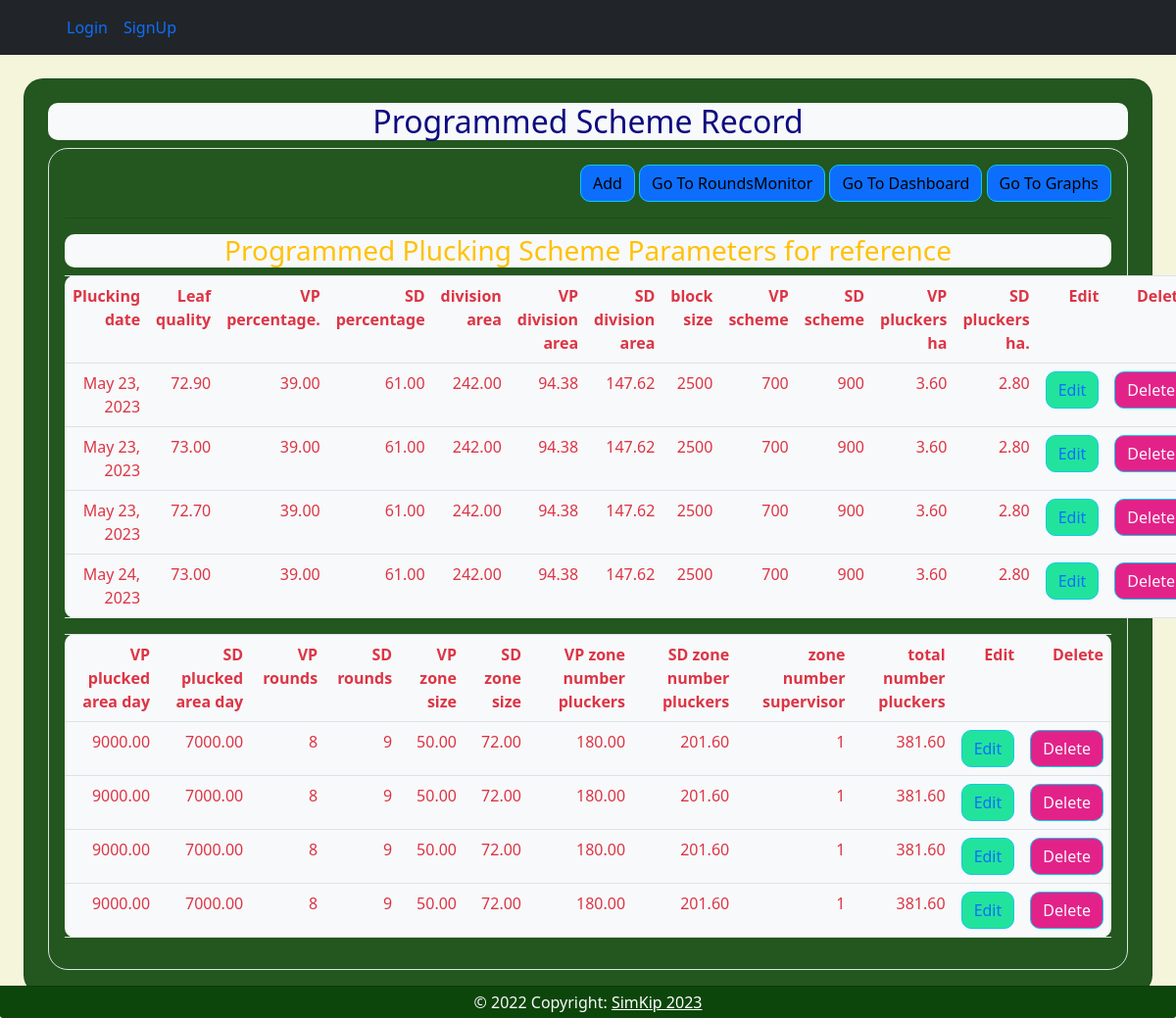
Page /programmedscheme-record/ on the earlier database version.
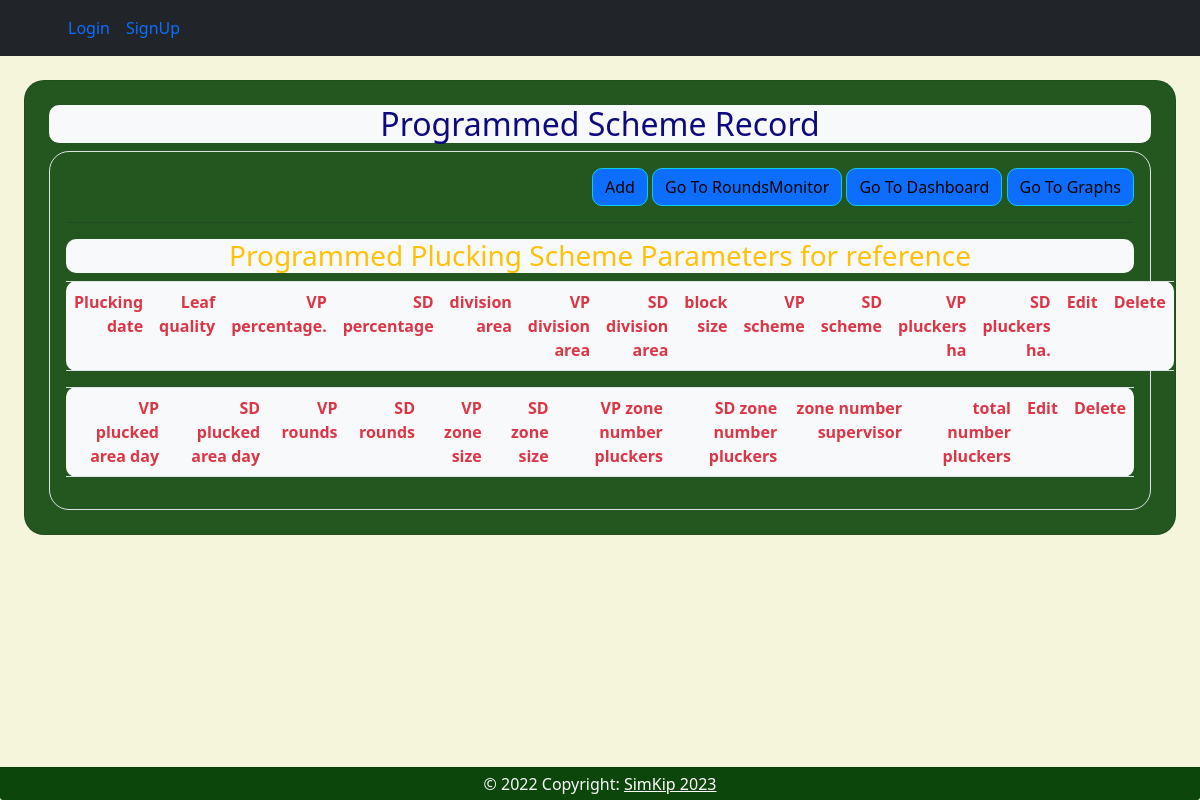
Same page on the later database version.
### plucking/models.py (models this page shows, shortened)
class ProgrammedScheme(models.Model):
    plucking_date = models.DateField(auto_now=True, blank=False, null=False)
    leaf_quality = models.DecimalField(max_digits=6, decimal_places=2)
    VP_percentage = models.DecimalField(max_digits=6, decimal_places=2)
    SD_percentage = models.DecimalField(max_digits=6, decimal_places=2)
    division_area = models.DecimalField(max_digits=6, decimal_places=2)
    VP_division_area = models.DecimalField(max_digits=6, decimal_places=2, default=0.0)
    SD_division_area = models.DecimalField(max_digits=6, decimal_places=2, default=0.0)
    block_size = models.IntegerField()
    VP_scheme = models.IntegerField()
    SD_scheme = models.IntegerField()
    VP_pluckers_ha = models.DecimalField(max_digits=6, decimal_places=2, default=0.0)
    SD_pluckers_ha = models.DecimalField(max_digits=6, decimal_places=2, default=0.0)
    VP_rounds = models.IntegerField()
    SD_rounds = models.IntegerField()
    zone_number_supervisor = models.IntegerField()
    VP_plucked_area_day = models.DecimalField(max_digits=6, decimal_places=2)
    SD_plucked_area_day = models.DecimalField(max_digits=6, decimal_places=2)
    VP_zone_size = models.DecimalField(max_digits=6, decimal_places=2)
    SD_zone_size = models.DecimalField(max_digits=6, decimal_places=2)
    VP_zone_number_pluckers = models.DecimalField(max_digits=6, decimal_places=2)
    SD_zone_number_pluckers = models.DecimalField(max_digits=6, decimal_places=2)
    total_number_pluckers = models.DecimalField(max_digits=6, decimal_places=2)

### plucking/views.py (the view)
# urls.py: path('programmedscheme-record/', views.ProgrammedSchemeViewRetrieve, name='programmedscheme-record'),
def ProgrammedSchemeViewRetrieve(request):
    data = ProgrammedScheme.objects.all()
    plucking_date = datetime.strptime("2023-05-01T20:16", "%Y-%m-%dT%H:%M")
    leaf_quality = Decimal(request.GET.get('leaf_quality', 0))
    VP_percentage = Decimal(request.GET.get('VP_percentage', 0))
    SD_percentage = Decimal(request.GET.get('SD_percentage', 0))
    division_area = Decimal(request.GET.get('division_area', 0))
    VP_division_area = (Decimal(request.GET.get('VP_division_area', 0)))
    SD_division_area = (Decimal(request.GET.get('SD_division_area', 0)))
    block_size = 2500
    VP_scheme = 700
    SD_scheme = 900
    VP_pluckers_ha = 3.6
    SD_pluckers_ha = 2.8
    VP_plucked_area_day = VP_pluckers_ha * block_size
    SD_plucked_area_day = SD_pluckers_ha * block_size
    VP_rounds = 8
    SD_rounds = 9
    VP_zone_size = VP_rounds * 6.25
    SD_zone_size = SD_rounds * 8
    VP_zone_number_pluckers = VP_pluckers_ha * VP_zone_size
    SD_zone_number_pluckers = SD_pluckers_ha * SD_zone_size
    zone_number_supervisor = 1
    total_number_pluckers = VP_zone_number_pluckers + SD_zone_number_pluckers
    context = {
        "programmedScheme": data,
        "plucking_date": plucking_date,
        "leaf_quality": leaf_quality,
        "VP_percentage": VP_percentage,
        "SD_percentage": SD_percentage,
        "division_area": division_area,
        "VP_division_area": VP_division_area,
        "SD_division_area": SD_division_area,
        "block_size": block_size,
        "VP_scheme": VP_scheme,
        "SD_scheme": SD_scheme,
        "VP_pluckers_ha": VP_pluckers_ha,
        "SD_pluckers_ha": SD_pluckers_ha,
        "VP_plucked_area_day": VP_plucked_area_day,
        "SD_plucked_area_day": SD_plucked_area_day,
        "VP_rounds": VP_rounds,
        "SD_rounds": SD_rounds,
        "VP_zone_size": VP_zone_size,
        "SD_zone_size": SD_zone_size,
        "VP_zone_number_pluckers": VP_zone_number_pluckers,
        "SD_zone_number_pluckers": SD_zone_number_pluckers,
        "zone_number_supervisor": zone_number_supervisor,
        "total_number_pluckers": total_number_pluckers,
    }
    return render(request, 'UpdateFields/programmedscheme_record.html', context)

### plucking/templates/UpdateFields/programmedscheme_record.html (shortened to what the changed rows need)
{% extends 'base.html' %}
{% load static %}
{% block body %}
<div class="row g-4 d-flex align-items-center">
    <div class="col-lg-12 d-none d-lg-flex">
        <div class="container-fluid text-right card card-light mx-4 px-4 my-4 py-4"
             style="background-color: rgba(13, 70, 10, 0.9); border-radius: 20px">
            <h2 class="text-center bg-light text-Primary" style="border-radius: 10px">Programmed Scheme Record</h2>
            <div class="border p-3" style="border-radius: 20px">
                <table class="table align-middle text-danger bg-light" style="border-radius: 10px">
                    <tr>
                        <th>Plucking date</th>
                        <th>Leaf quality</th>
                        <th>VP percentage.</th>
                        <th>SD percentage</th>
                        <th>division area</th>
                        <th>VP division area</th>
                        <th>SD division area</th>
                        <th>block size</th>
                        <th>VP scheme</th>
                        <th>SD scheme</th>
                        <th>VP pluckers ha</th>
                        <th>SD pluckers ha.</th>
                        <th>Edit</th>
                        <th>Delete</th>
                    </tr>
                    {% for data in programmedScheme %}
                    <tr>
                        <td>{{data.plucking_date}}</td>
                        <td>{{data.leaf_quality}}</td>
                        <td>{{data.VP_percentage}}</td>
                        <td>{{data.SD_percentage}}</td>
                        <td>{{data.division_area}}</td>
                        <td>{{data.VP_division_area}}</td>
                        <td>{{data.SD_division_area}}</td>
                        <td>{{data.block_size}}</td>
                        <td>{{data.VP_scheme}}</td>
                        <td>{{data.SD_scheme}}</td>
                        <td>{{data.VP_pluckers_ha}}</td>
                        <td>{{data.SD_pluckers_ha}}</td>
                        <td><a class="btn btn btn-block text-primary btn btn-info" style="background-color: #22e39c;"
                               href="{% url 'programmedscheme-update' data.id %}">Edit</a></td>
                        <td><a class="btn btn-info btn-block btn btn-info text-light" style="background-color: #e32289;"
                               href="{% url 'programmedscheme-delete' data.id %}">Delete</a></td>
                    </tr>
                    {% endfor %}
                </table>
                <table class="table align-middle text-danger bg-light" style="border-radius: 10px">
                    <tr>
                        <th>VP plucked area day</th>
                        <th>SD plucked area day</th>
                        <th>VP rounds</th>
                        <th>SD rounds</th>
                        <th>VP zone size</th>
                        <th>SD zone size</th>
                        <th>VP zone number pluckers</th>
                        <th>SD zone number pluckers</th>
                        <th>zone number supervisor</th>
                        <th>total number pluckers</th>
                        <th>Edit</th>
                        <th>Delete</th>
                    </tr>
                    {% for data in programmedScheme %}
                    <tr>
                        <td>{{data.VP_plucked_area_day}}</td>
                        <td>{{data.SD_plucked_area_day}}</td>
                        <td>{{data.VP_rounds}}</td>
                        <td>{{data.SD_rounds}}</td>
                        <td>{{data.VP_zone_size}}</td>
                        <td>{{data.SD_zone_size}}</td>
                        <td>{{data.VP_zone_number_pluckers}}</td>
                        <td>{{data.SD_zone_number_pluckers}}</td>
                        <td>{{data.zone_number_supervisor}}</td>
                        <td>{{data.total_number_pluckers}}</td>
                        <td><a class="btn btn btn-block text-primary btn btn-info" style="background-color: #22e39c;"
                               href="{% url 'programmedscheme-update' data.id %}">Edit</a></td>
                        <td><a class="btn btn-info btn-block btn btn-info text-light" style="background-color: #e32289;"
                               href="{% url 'programmedscheme-delete' data.id %}">Delete</a></td>
                    </tr>
                    {% endfor %}
                </table>
            </div>
        </div>
    </div>
</div>
{% endblock %}

Differences in the rows shown:
removed ProgrammedScheme: plucking_date "May 23, 2023", leaf_quality "72.90", VP_percentage "39.00", SD_percentage "61.00", division_area "242.00", VP_division_area "94.38", SD_division_area "147.62", block_size "2500", VP_scheme "700", SD_scheme "900", VP_pluckers_ha "3.60", SD_pluckers_ha "2.80", VP_plucked_area_day "9000.00", SD_plucked_area_day "7000.00", VP_rounds "8", SD_rounds "9", VP_zone_size "50.00", SD_zone_size "72.00", VP_zone_number_pluckers "180.00", SD_zone_number_pluckers "201.60", zone_number_supervisor "1", total_number_pluckers "381.60"
removed ProgrammedScheme: plucking_date "May 23, 2023", leaf_quality "73.00", VP_percentage "39.00", SD_percentage "61.00", division_area "242.00", VP_division_area "94.38", SD_division_area "147.62", block_size "2500", VP_scheme "700", SD_scheme "900", VP_pluckers_ha "3.60", SD_pluckers_ha "2.80", VP_plucked_area_day "9000.00", SD_plucked_area_day "7000.00", VP_rounds "8", SD_rounds "9", VP_zone_size "50.00", SD_zone_size "72.00", VP_zone_number_pluckers "180.00", SD_zone_number_pluckers "201.60", zone_number_supervisor "1", total_number_pluckers "381.60"
removed ProgrammedScheme: plucking_date "May 23, 2023", leaf_quality "72.70", VP_percentage "39.00", SD_percentage "61.00", division_area "242.00", VP_division_area "94.38", SD_division_area "147.62", block_size "2500", VP_scheme "700", SD_scheme "900", VP_pluckers_ha "3.60", SD_pluckers_ha "2.80", VP_plucked_area_day "9000.00", SD_plucked_area_day "7000.00", VP_rounds "8", SD_rounds "9", VP_zone_size "50.00", SD_zone_size "72.00", VP_zone_number_pluckers "180.00", SD_zone_number_pluckers "201.60", zone_number_supervisor "1", total_number_pluckers "381.60"
removed ProgrammedScheme: plucking_date "May 24, 2023", leaf_quality "73.00", VP_percentage "39.00", SD_percentage "61.00", division_area "242.00", VP_division_area "94.38", SD_division_area "147.62", block_size "2500", VP_scheme "700", SD_scheme "900", VP_pluckers_ha "3.60", SD_pluckers_ha "2.80", VP_plucked_area_day "9000.00", SD_plucked_area_day "7000.00", VP_rounds "8", SD_rounds "9", VP_zone_size "50.00", SD_zone_size "72.00", VP_zone_number_pluckers "180.00", SD_zone_number_pluckers "201.60", zone_number_supervisor "1", total_number_pluckers "381.60"
